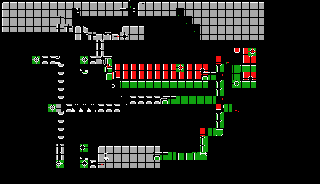

This game map was drawn from its Tiled (.tmx) file and the tilesets committed beside it. A one-line description and the full map source follow:
An orthogonal 40x23 tile map with 8x8 px tiles, 2 tile layers (Room Tiles, Symbols), 2 tilesets and 10 objects (2x Money, 2x Mana, Health, Transphere, Giant Snake, ...).

<map version="1.0" tiledversion="1.0.2" orientation="orthogonal" renderorder="right-down" width="40" height="23" tilewidth="8" tileheight="8" nextobjectid="28">
 <tileset firstgid="1" source="cc/generaltiles.tsx" />
 <tileset firstgid="406" source="cc/tsRadar.tsx" />
 <layer name="Room Tiles" width="40" height="23">
  <data encoding="csv">
406,407,407,407,407,407,407,407,407,407,407,407,407,407,407,408,479,406,407,407,407,407,407,407,407,407,407,407,407,407,407,407,408,0,0,0,0,0,0,0,
422,423,423,423,423,423,423,423,423,464,439,439,439,439,439,440,477,438,439,439,439,439,466,423,423,423,423,423,423,423,423,423,424,0,0,0,0,0,0,0,
422,423,423,423,423,423,423,426,439,485,0,0,0,0,0,0,0,0,0,0,0,0,484,466,423,423,423,423,423,423,423,423,424,0,0,0,0,0,0,0,
438,439,439,439,439,439,439,473,442,416,417,0,0,0,0,406,407,408,0,0,0,0,0,484,466,423,423,423,423,423,423,423,424,0,0,0,0,0,0,0,
0,0,0,0,0,0,0,0,0,432,433,442,412,430,414,474,439,440,0,0,0,0,0,0,484,439,439,439,439,439,439,439,440,0,0,0,0,0,0,0,
0,0,0,0,0,0,0,0,0,0,0,0,441,0,0,0,0,0,0,0,0,0,0,0,0,0,0,0,0,0,0,0,0,0,0,0,0,0,0,0,
0,0,0,0,0,0,0,0,0,0,0,0,441,0,0,0,0,0,0,0,0,0,0,0,0,0,0,0,0,646,647,648,0,0,0,0,0,0,0,0,
0,0,0,0,414,454,454,476,0,0,411,454,444,430,0,0,0,0,0,0,0,0,0,0,0,0,0,651,670,662,663,664,0,0,0,0,0,0,0,0,
0,0,0,0,0,0,0,470,0,0,450,0,0,646,647,647,647,647,647,647,647,647,647,647,647,648,0,681,0,695,679,680,0,0,0,0,0,0,0,0,
0,0,0,0,0,0,0,470,0,0,742,0,0,678,665,663,663,663,663,663,663,663,663,663,663,664,654,669,0,711,647,648,0,0,0,0,0,0,0,0,
0,0,0,0,0,0,0,470,0,0,0,0,0,0,724,679,679,679,679,679,679,679,679,679,679,680,0,681,0,678,679,680,0,0,0,0,0,0,0,0,
0,0,0,0,0,0,0,470,0,0,0,0,0,0,0,0,0,0,0,0,0,0,0,0,0,0,0,681,0,0,0,0,0,0,0,0,0,0,0,0,
0,0,0,0,0,0,0,470,0,0,0,0,0,0,0,479,454,454,454,454,430,654,682,682,682,682,682,669,0,0,0,0,0,0,0,0,0,0,0,0,
0,0,0,0,0,0,414,475,454,451,451,451,454,454,454,477,0,0,0,0,0,0,0,0,0,0,0,667,682,670,0,0,0,0,0,0,0,0,0,0,
0,0,0,0,0,0,0,470,0,0,0,0,0,0,0,0,0,0,0,0,0,0,0,0,0,0,0,681,0,0,0,0,0,0,0,0,0,0,0,0,
0,0,0,0,0,0,0,470,0,0,0,0,0,0,0,0,0,0,0,0,0,0,0,0,0,0,0,681,0,0,0,0,0,0,0,0,0,0,0,0,
0,0,0,0,0,0,0,470,0,0,0,0,0,0,0,0,0,0,0,0,0,0,0,0,0,651,682,685,0,0,0,0,0,0,0,0,0,0,0,0,
0,0,0,0,0,0,0,470,0,0,0,0,0,0,0,0,0,0,0,0,0,0,0,0,0,681,0,0,0,0,0,0,0,0,0,0,0,0,0,0,
0,0,0,0,0,0,0,441,0,0,744,0,406,407,407,407,407,407,407,408,0,0,0,0,0,681,0,0,0,0,0,0,0,0,0,0,0,0,0,0,
0,0,0,0,0,0,0,441,0,0,450,0,422,423,423,423,423,423,423,424,654,682,694,694,682,685,0,0,0,0,0,0,0,0,0,0,0,0,0,0,
0,0,0,0,0,0,0,431,0,0,443,454,438,439,439,439,439,439,439,440,0,0,0,0,0,0,0,0,0,0,0,0,0,0,0,0,0,0,0,0,
0,0,0,0,0,0,0,0,0,0,0,0,0,0,0,0,0,0,0,0,0,0,0,0,0,0,0,0,0,0,0,0,0,0,0,0,0,0,0,0,
0,0,0,0,0,0,0,0,0,0,0,0,0,0,0,0,0,0,0,0,0,0,0,0,0,0,0,0,0,0,0,0,0,0,0,0,0,0,0,0
</data>
 </layer>
 <layer name="Symbols" width="40" height="23">
  <data encoding="csv">
0,0,0,0,0,0,0,0,0,0,0,0,0,0,0,0,738,740,0,0,0,0,0,0,0,0,0,0,0,0,0,0,0,0,0,0,0,0,0,0,
0,0,0,0,0,0,0,0,0,0,0,0,0,0,0,734,736,0,0,0,0,0,0,0,0,0,0,0,0,0,0,0,0,0,0,0,0,0,0,0,
0,0,0,0,0,0,0,0,0,0,0,0,0,0,0,0,0,0,0,0,0,0,0,0,0,0,0,0,0,0,0,0,0,0,0,0,0,0,0,0,
0,0,0,0,0,0,0,0,0,0,0,0,0,0,0,0,0,0,0,0,0,0,0,0,0,0,0,0,0,0,0,0,0,0,0,0,0,0,0,0,
0,0,0,0,0,0,0,0,0,0,0,0,0,750,752,0,0,0,0,0,0,0,0,0,0,0,0,0,0,0,0,0,0,0,0,0,0,0,0,0,
0,0,0,0,0,0,0,0,0,0,0,0,0,0,0,0,0,0,0,0,0,0,0,0,0,0,0,0,0,0,0,0,0,0,0,0,0,0,0,0,
0,0,0,0,0,0,0,0,0,0,0,0,0,0,0,0,0,0,0,0,0,0,0,0,0,0,0,0,0,0,0,746,0,0,0,0,0,0,0,0,
0,0,0,0,746,0,0,0,0,0,746,0,0,727,0,0,0,0,0,0,0,0,0,0,0,0,0,0,738,740,0,0,0,0,0,0,0,0,0,0,
0,0,0,0,0,0,0,0,0,0,0,0,0,729,0,0,0,0,0,0,0,0,746,0,0,0,0,0,0,0,0,0,0,0,0,0,0,0,0,0,
0,0,0,0,0,0,0,0,0,0,0,0,0,0,0,0,0,0,0,0,0,0,0,0,0,726,728,0,0,0,0,0,0,0,0,0,0,0,0,0,
0,0,0,0,0,0,0,0,0,0,0,0,0,0,0,0,0,0,0,0,0,0,0,0,0,0,0,0,0,746,0,0,0,0,0,0,0,0,0,0,
0,0,0,0,0,0,0,0,0,0,0,0,0,0,0,0,0,0,0,0,0,0,0,0,0,0,0,0,0,0,0,0,0,0,0,0,0,0,0,0,
0,0,0,0,0,0,0,0,0,0,0,0,0,0,0,0,0,0,0,0,726,728,0,0,0,0,0,0,0,0,0,0,0,0,0,0,0,0,0,0,
0,0,0,0,0,0,746,0,0,0,0,0,0,0,0,0,0,0,0,0,0,0,0,0,0,0,0,0,0,749,0,0,0,0,0,0,0,0,0,0,
0,0,0,0,0,0,0,0,0,0,0,0,0,0,0,0,0,0,0,0,0,0,0,0,0,0,0,0,0,0,0,0,0,0,0,0,0,0,0,0,
0,0,0,0,0,0,0,0,0,0,0,0,0,0,0,0,0,0,0,0,0,0,0,0,0,0,0,0,0,0,0,0,0,0,0,0,0,0,0,0,
0,0,0,0,0,0,0,0,0,0,0,0,0,0,0,0,0,0,0,0,0,0,0,0,0,0,0,0,0,0,0,0,0,0,0,0,0,0,0,0,
0,0,0,0,0,0,0,0,0,0,0,0,0,0,0,0,0,0,0,0,0,0,0,0,0,710,0,0,0,0,0,0,0,0,0,0,0,0,0,0,
0,0,0,0,0,0,0,0,0,0,0,0,0,0,0,0,0,0,0,0,0,0,0,0,0,710,0,0,0,0,0,0,0,0,0,0,0,0,0,0,
0,0,0,0,0,0,0,0,0,0,0,0,0,748,0,0,0,0,0,726,728,0,0,0,694,717,0,0,0,0,0,0,0,0,0,0,0,0,0,0,
0,0,0,0,0,0,0,744,0,0,746,750,752,0,0,0,0,0,0,0,0,0,0,0,0,0,0,0,0,0,0,0,0,0,0,0,0,0,0,0,
0,0,0,0,0,0,0,0,0,0,0,0,0,0,0,0,0,0,0,0,0,0,0,0,0,0,0,0,0,0,0,0,0,0,0,0,0,0,0,0,
0,0,0,0,0,0,0,0,0,0,0,0,0,0,0,0,0,0,0,0,0,0,0,0,0,0,0,0,0,0,0,0,0,0,0,0,0,0,0,0
</data>
 </layer>
 <objectgroup color="#80808000" name="Comments">
  <object id="16" name="Money" x="48" y="104" width="8" height="8">
   <ellipse />
  </object>
  <object id="17" name="Mana" x="32" y="56" width="8" height="8">
   <ellipse />
  </object>
  <object id="18" x="80" y="64" width="8">
   <ellipse />
  </object>
  <object id="19" name="Health" x="80" y="56" width="8" height="8">
   <ellipse />
  </object>
  <object id="20" name="Transphere" x="232" y="80" width="8" height="8">
   <ellipse />
  </object>
  <object id="21" name="Money" x="176" y="64" width="8" height="8">
   <ellipse />
  </object>
  <object id="22" name="Mana" x="248" y="48" width="8" height="8">
   <ellipse />
  </object>
  <object id="23" name="Giant Snake" x="104" y="152" width="8" height="8">
   <ellipse />
  </object>
  <object id="26" name="Key Door" x="104" y="32" width="16" height="8">
   <ellipse />
  </object>
  <object id="27" name="Gold Key" x="80" y="160" width="8" height="8">
   <ellipse />
  </object>
 </objectgroup>
</map>